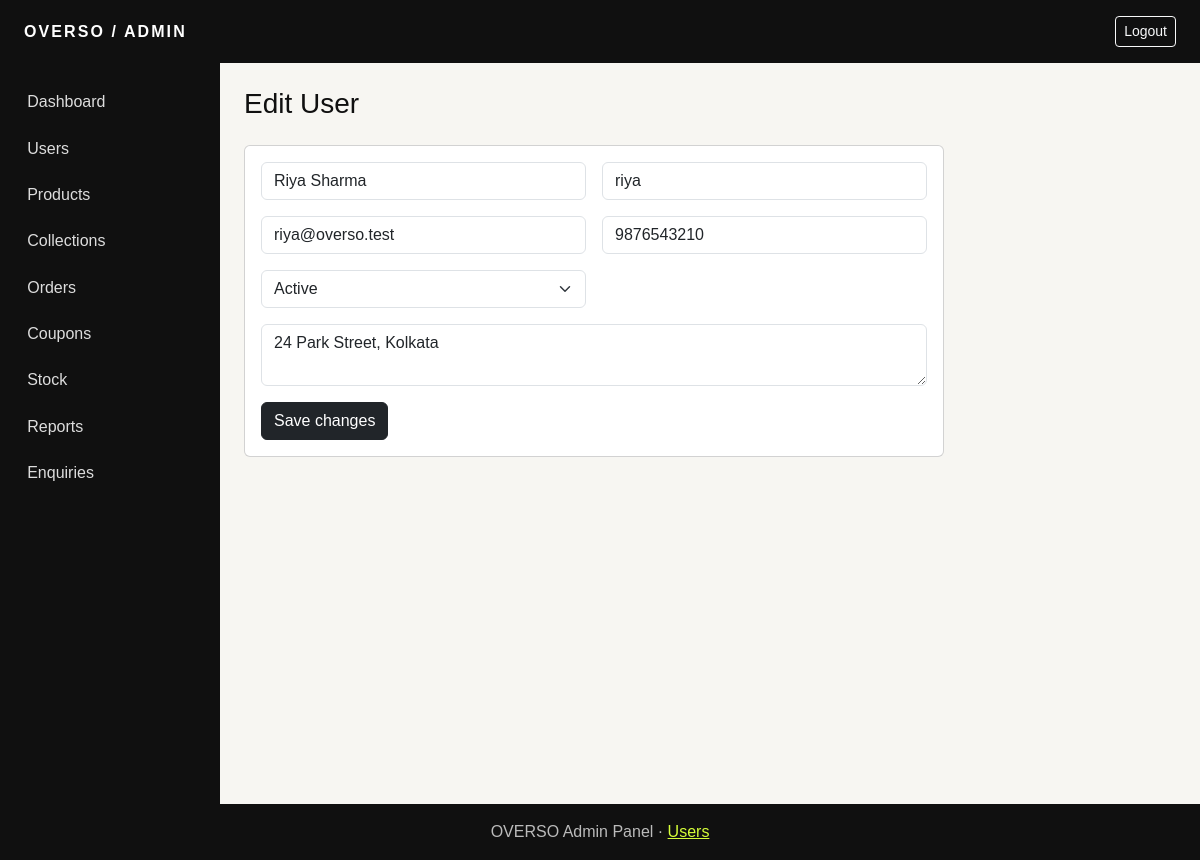
Page /admin/edit-user.php?id=1 (signed in) on the committed database.
### tables this page shows
CREATE TABLE users (id INT AUTO_INCREMENT PRIMARY KEY, full_name VARCHAR(100) NOT NULL, username VARCHAR(50) NOT NULL UNIQUE, email VARCHAR(120) NOT NULL UNIQUE, mobile VARCHAR(15) NOT NULL UNIQUE, password VARCHAR(255) NOT NULL, address TEXT, profile_image VARCHAR(255) DEFAULT NULL, status ENUM('blocked','active') NOT NULL DEFAULT 'blocked', created_at TIMESTAMP DEFAULT CURRENT_TIMESTAMP, INDEX(status));

### includes/functions.php (called while the page is built, shortened)
<?php
function e($value): string { return htmlspecialchars((string)$value, ENT_QUOTES, 'UTF-8'); }

### admin/edit-user.php (the view)
<?php $pageTitle='Edit User';require '../includes/admin-header.php';$pdo=db();$id=(int)($_GET['id']??0);$q=$pdo->prepare('SELECT * FROM users WHERE id=?');$q->execute([$id]);$u=$q->fetch();if(!$u)go('admin/users.php');if($_SERVER['REQUEST_METHOD']==='POST'){$pdo->prepare('UPDATE users SET full_name=?,username=?,email=?,mobile=?,address=?,status=? WHERE id=?')->execute([trim($_POST['full_name']),trim($_POST['username']),trim($_POST['email']),trim($_POST['mobile']),trim($_POST['address']),$_POST['status'],$id]);flash('success','User updated.');go('admin/users.php');} ?><form method="post" class="card card-body" style="max-width:700px"><div class="row g-3"><div class="col-md-6"><input class="form-control" name="full_name" value="<?=e($u['full_name'])?>"></div><div class="col-md-6"><input class="form-control" name="username" value="<?=e($u['username'])?>"></div><div class="col-md-6"><input class="form-control" name="email" value="<?=e($u['email'])?>"></div><div class="col-md-6"><input class="form-control" name="mobile" value="<?=e($u['mobile'])?>"></div><div class="col-md-6"><select class="form-select" name="status"><option value="blocked" <?=$u['status']==='blocked'?'selected':''?>>Blocked</option><option value="active" <?=$u['status']==='active'?'selected':''?>>Active</option></select></div><div class="col-12"><textarea class="form-control" name="address"><?=e($u['address'])?></textarea></div><div><button class="btn btn-dark">Save changes</button></div></div></form><?php require '../includes/admin-footer.php'; ?>

### assets/css/style.css (style rules this page uses)
:root { --ink:#101010;--paper:#f7f6f2;--lime:#d6ff39 }
body { background:var(--paper);color:var(--ink);font-family:Arial,sans-serif }

### rows in the picture
users: full_name "Riya Sharma", username "riya", email "riya@overso.test", mobile "9876543210", status "Active", address "24 Park Street, Kolkata"

### other values in the picture
$pageTitle "Edit User"
